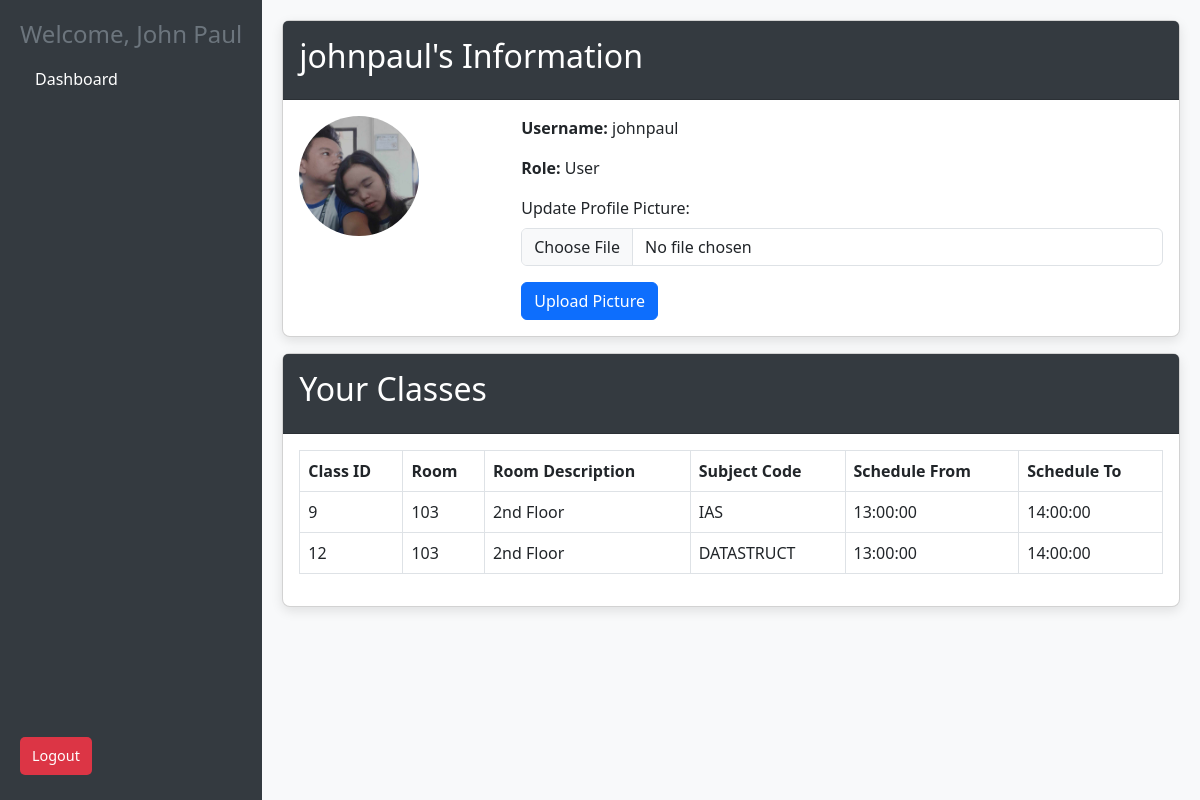
Screenshot of /user_panel.php (signed in) with the database file from the repository.
### tables this page shows
CREATE TABLE `users` (
  `id` int(11) NOT NULL,
  `first_name` varchar(50) DEFAULT NULL,
  `last_name` varchar(50) DEFAULT NULL,
  `middle_name` varchar(50) DEFAULT NULL,
  `age` int(11) DEFAULT NULL,
  `gender` enum('male','female','Male','Female','MALE','FEMALE') DEFAULT NULL,
  `birthday` date DEFAULT NULL,
  `contact` varchar(15) DEFAULT NULL,
  `email` varchar(100) DEFAULT NULL,
  `username` varchar(50) NOT NULL,
  `password` varchar(255) NOT NULL,
  `role` enum('Admin','User') DEFAULT 'User',
  `profile_picture` varchar(255) DEFAULT NULL
);

CREATE TABLE `class` (
  `class_id` int(11) NOT NULL,
  `user_id` int(11) NOT NULL,
  `subject_id` int(11) DEFAULT NULL,
  `schedule_id` int(11) DEFAULT NULL,
  `room_id` int(11) NOT NULL
);

CREATE TABLE `room` (
  `room_id` int(11) NOT NULL,
  `user_id` int(11) NOT NULL,
  `room` varchar(100) NOT NULL,
  `roomDescription` text DEFAULT NULL,
  `class_id` int(11) DEFAULT NULL
);

CREATE TABLE `subjects` (
  `subject_id` int(11) NOT NULL,
  `subject_code` varchar(50) NOT NULL,
  `user_id` int(11) NOT NULL
);

CREATE TABLE `schedules` (
  `schedule_id` int(11) NOT NULL,
  `user_id` int(11) DEFAULT NULL,
  `schedule_from` time DEFAULT NULL,
  `schedule_to` time DEFAULT NULL
);

### user_panel.php (the view, shortened to what this page needs)
<?php
include 'db.php';
$username = $_SESSION['username'];
$stmt = $userDB->prepare("SELECT role, profile_picture, first_name FROM Users WHERE username = ?");
$stmt->bind_param("s", $username);
$stmt->execute();
$result = $stmt->get_result();
$user = $result->fetch_assoc();
$query = "
    SELECT
        class.class_id,
        room.room,
        room.roomDescription,
        subjects.subject_code,
        schedules.schedule_from,
        schedules.schedule_to
    FROM class
    INNER JOIN room ON class.room_id = room.room_id
    INNER JOIN subjects ON class.subject_id = subjects.subject_id
    INNER JOIN schedules ON class.schedule_id = schedules.schedule_id
    WHERE class.user_id = ?
";
$stmt = $userDB->prepare($query);
$stmt->bind_param("i", $_SESSION['id']);
$stmt->execute();
$classResult = $stmt->get_result();
?>
<!DOCTYPE html>
<html lang="en">
<head>
    <link href="https://cdn.jsdelivr.net/npm/bootstrap@5.3.0-alpha1/dist/css/bootstrap.min.css" rel="stylesheet">
</head>
<body>
    <div class="d-flex">
        <div class="sidebar">
            <h2>Welcome, <?php echo htmlspecialchars($user['first_name']); ?></h2>
            <a href="user_panel.php" class="active">Dashboard</a>
            <a href="logout.php" class="logout">Logout</a>
        </div>
        <div class="main-content">
            <div class="card">
                <div class="card-header">
                    <h2><?php echo htmlspecialchars($username); ?>'s Information</h2>
                </div>
                <div class="card-body">
                    <div class="row">
                        <div class="col-md-3">
                            <div class="profile-picture">
                                <?php if (!empty($user['profile_picture'])): ?>
                                    <img src="<?php echo htmlspecialchars($user['profile_picture']); ?>" alt="Profile Picture">
                                <?php else: ?>
                                    <img src="images/default-profile.png" alt="Default Profile Picture">
                                <?php endif; ?>
                            </div>
                        </div>
                        <div class="col-md-9">
                            <p><strong>Username:</strong> <?php echo htmlspecialchars($username); ?></p>
                            <p><strong>Role:</strong> <?php echo htmlspecialchars($user['role']); ?></p>
                            <form action="user_panel.php" method="post" enctype="multipart/form-data">
                                <div class="mb-3">
                                    <label for="profile_picture" class="form-label">Update Profile Picture:</label>
                                    <input type="file" name="profile_picture" id="profile_picture" class="form-control" accept="image/*">
                                </div>
                                <button type="submit" class="btn btn-primary">Upload Picture</button>
                            </form>
                        </div>
                    </div>
                </div>
            </div>
            <div class="card">
                <div class="card-header">
                    <h2>Your Classes</h2>
                </div>
                <div class="card-body">
                    <table class="table table-bordered">
                        <thead>
                            <tr>
                                <th>Class ID</th>
                                <th>Room</th>
                                <th>Room Description</th>
                                <th>Subject Code</th>
                                <th>Schedule From</th>
                                <th>Schedule To</th>
                            </tr>
                        </thead>
                        <tbody>
                            <?php while ($row = $classResult->fetch_assoc()): ?>
                                <tr>
                                    <td><?php echo htmlspecialchars($row['class_id']); ?></td>
                                    <td><?php echo htmlspecialchars($row['room']); ?></td>
                                    <td><?php echo htmlspecialchars($row['roomDescription']); ?></td>
                                    <td><?php echo htmlspecialchars($row['subject_code']); ?></td>
                                    <td><?php echo htmlspecialchars($row['schedule_from']); ?></td>
                                    <td><?php echo htmlspecialchars($row['schedule_to']); ?></td>
                                </tr>
                            <?php endwhile; ?>
                        </tbody>
                    </table>
                </div>
            </div>
        </div>
    </div>
</body>
</html>

### user_panel.php (style rules this page uses)
body { background-color: #f8f9fa; }
.sidebar { background-color: #343a40; color: white; padding: 20px; height: 100vh; }
.sidebar h2 { color: #6c757d; font-size: 1.5rem; text-align: center; }
.sidebar a { color: white; text-decoration: none; padding: 10px 15px; display: block; margin: 5px 0; transition: background 0.3s; }
.sidebar .logout { position: absolute; bottom: 20px; width: auto; background-color: #dc3545; padding: 8px 12px; font-size: 0.9rem; text-align: center; border-radius: 5px; }
.main-content { padding: 20px; flex: 1; }
.card { margin-bottom: 1rem; border-radius: 8px; box-shadow: 0 4px 12px rgba(0, 0, 0, 0.1); }
.card-header { background-color: #343a40; color: white; font-size: 1.25rem; padding: 1rem; }
.profile-picture img { border-radius: 50%; width: 120px; height: 120px; object-fit: cover; }
.table th, .table td { vertical-align: middle; }

### rows the page displays
users: first_name "John Paul", profile_picture (picture), role "User"
class: class_id "9", room.room "103", room.roomDescription "2nd Floor", subject.subject_code "IAS", schedule.schedule_from "13:00:00", schedule.schedule_to "14:00:00"
class: class_id "12", room.room "103", room.roomDescription "2nd Floor", subject.subject_code "DATASTRUCT", schedule.schedule_from "13:00:00", schedule.schedule_to "14:00:00"

### other values shown
$username "johnpaul"
